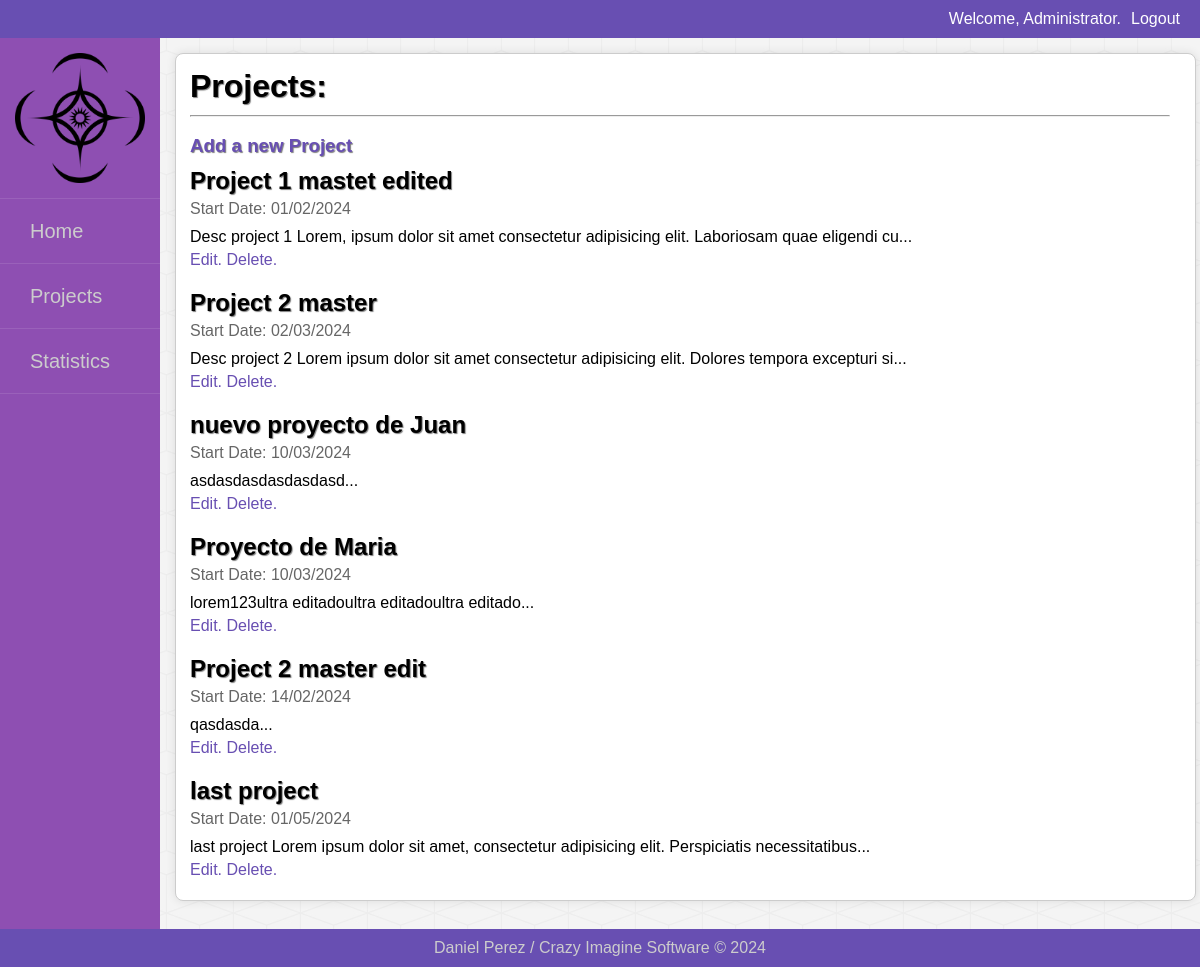
Page /projectCI/projects.php (signed in) on the committed database.
### tables this page shows
CREATE TABLE `projects` (
  `id` int(100) NOT NULL,
  `name` varchar(100) DEFAULT NULL,
  `description` text DEFAULT NULL,
  `start_date` date DEFAULT NULL,
  `user_id` int(100) DEFAULT NULL
);

### projectCI/includes/helpers.php (called while the page is built, shortened)
<?php
function findProjects($connection, $user_id = null, $role = null)
{
    if ($role === 'administrator') {
        $sql = "SELECT * FROM projects ORDER BY id ASC";
    } else {
        $sql = "SELECT * FROM projects WHERE user_id = $user_id ORDER BY id ASC";
    }
    $projects = mysqli_query($connection, $sql);
    $result = array();
    if ($projects && mysqli_num_rows($projects) > 0) {
        $result = $projects;
    }
    return $result;
}

### projectCI/projects.php (the view, shortened to what this page needs)
<?php
require_once 'includes/connection.php';
require_once 'includes/helpers.php';
$user_id = $_SESSION['user']['id'];
$role = $_SESSION['user']['role'];
$projects = findProjects($db, $user_id, $role);
require_once 'includes/header.php';
?>
<div id='main'>
    <h1>Projects:</h1>
    <hr></br>
    <h3><a href='createProjects.php' class='projectLink'>Add a new Project</a></h3>
    <?php if (!empty($projects)) : ?>
        <?php while ($project = mysqli_fetch_assoc($projects)) : ?>
            <article class="projects">
                <h2><a href="project.php?id=<?= $project['id'] ?>"><?= $project['name'] ?></a></h2>
                <span class="date">Start Date: <?= date('d/m/Y', strtotime($project['start_date'])) ?></span>
                <p><?= substr($project['description'], 0, 100) . "..." ?></p>
                <a href="editProjects.php?id=<?= $project['id'] ?>" class="projectLink">Edit.</a>
                <a href="deleteProjects.php?id=<?= $project['id'] ?>" class="projectLink">Delete.</a>
            </article>
        <?php endwhile; ?>
    <?php else : ?>
        <p>You have not registered any projects so far...</p>
    <?php endif; ?>
</div>
<?php require_once 'includes/footer.php'; ?>

### projectCI/assets/css/style.css (style rules this page uses)
* { margin: 0; padding: 0; box-sizing: border-box; font-family: Arial, Helvetica, sans-serif; }
body { background: url(../img/cubes.png) #f4f4f4; display: flex; flex-direction: column; min-height: 100vh; }
#main h1 { margin-bottom: 10px; text-shadow: 1px 1px 1px rgb(126, 126, 126); }
#main h3 { color: #4c66af; text-shadow: 1px 1px 1px rgb(126, 126, 126); margin-bottom: 10px; }
#main p { margin-top: 10px; margin-bottom: 5px; }
.projects { margin-bottom: 20px; }
.projects h2 { text-shadow: 1px 1px 1px rgb(126, 126, 126); margin-bottom: 5px; color: black; }
.projects h2 a { text-decoration: none; color: black; }
.projectLink { display: inline; padding: 0; color: rgb(104, 79, 178); border: none; transition: color 0.3s ease; text-decoration: none; }
span.date { color: #666; }

### rows in the picture
projects: name "Project 1 mastet edited", start_date "01/02/2024", description "Desc project 1 Lorem, ipsum dolor sit amet consectetur adipisicing elit. Laboriosam quae eligendi cu"
projects: name "Project 2 master", start_date "02/03/2024", description "Desc project 2 Lorem ipsum dolor sit amet consectetur adipisicing elit. Dolores tempora excepturi si"
projects: name "nuevo proyecto de Juan", start_date "10/03/2024", description "asdasdasdasdasdasd"
projects: name "Proyecto de Maria", start_date "10/03/2024", description "lorem123ultra editadoultra editadoultra editado"
projects: name "Project 2 master edit", start_date "14/02/2024", description "qasdasda"
projects: name "last project", start_date "01/05/2024", description "last project Lorem ipsum dolor sit amet, consectetur adipisicing elit. Perspiciatis necessitatibus"

### other values in the picture
$_SESSION['user']['name'] "Administrator"
